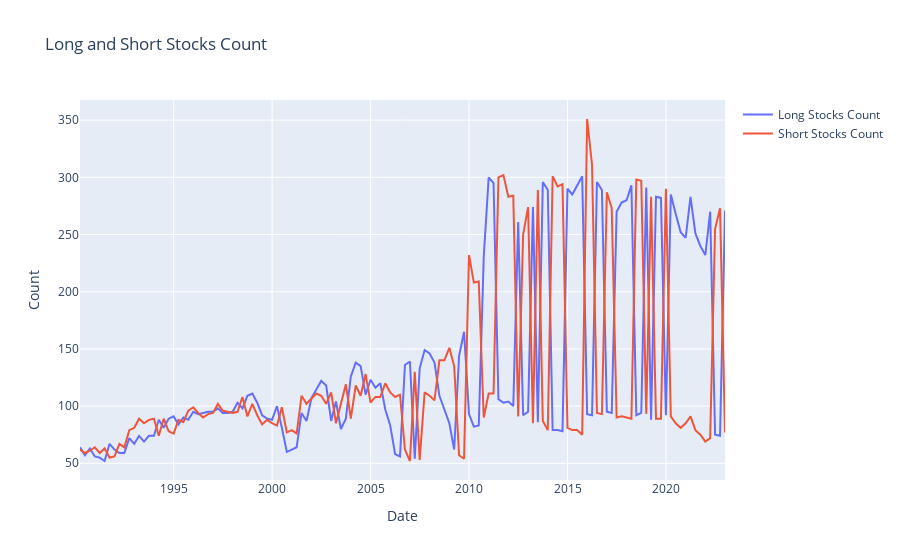

The notebook cell saved with this chart:
### Code cell
# get len of long and short stocks for each date
long_stocks_count = pd.DataFrame.from_dict(long_dict, orient="index").count(axis=1)
short_stocks_count = pd.DataFrame.from_dict(short_dict, orient="index").count(axis=1)

# plot long and short stocks count
fig = go.Figure()
fig.add_trace(go.Scatter(x=long_stocks_count.index, y=long_stocks_count.values, name="Long Stocks Count"))
fig.add_trace(go.Scatter(x=short_stocks_count.index, y=short_stocks_count.values, name="Short Stocks Count"))
fig.update_layout(title="Long and Short Stocks Count", xaxis_title="Date", yaxis_title="Count")
fig.show()

### Figure 1 — Plotly figure (JSON) as saved in the notebook; plotly's stock layout.template omitted (floating-point values rounded to 4 significant figures; data arrays with more than 128 entries replaced by an {"elided": "..."} marker saying what was removed)
{"data": [{"name": "Long Stocks Count", "type": "scatter", "x": {"elided": "132 str values"}, "y": {"elided": "132 int values"}}, {"name": "Short Stocks Count", "type": "scatter", "x": {"elided": "132 str values"}, "y": {"elided": "132 int values"}}], "layout": {"title": {"text": "Long and Short Stocks Count"}, "xaxis": {"title": {"text": "Date"}}, "yaxis": {"title": {"text": "Count"}}}}
